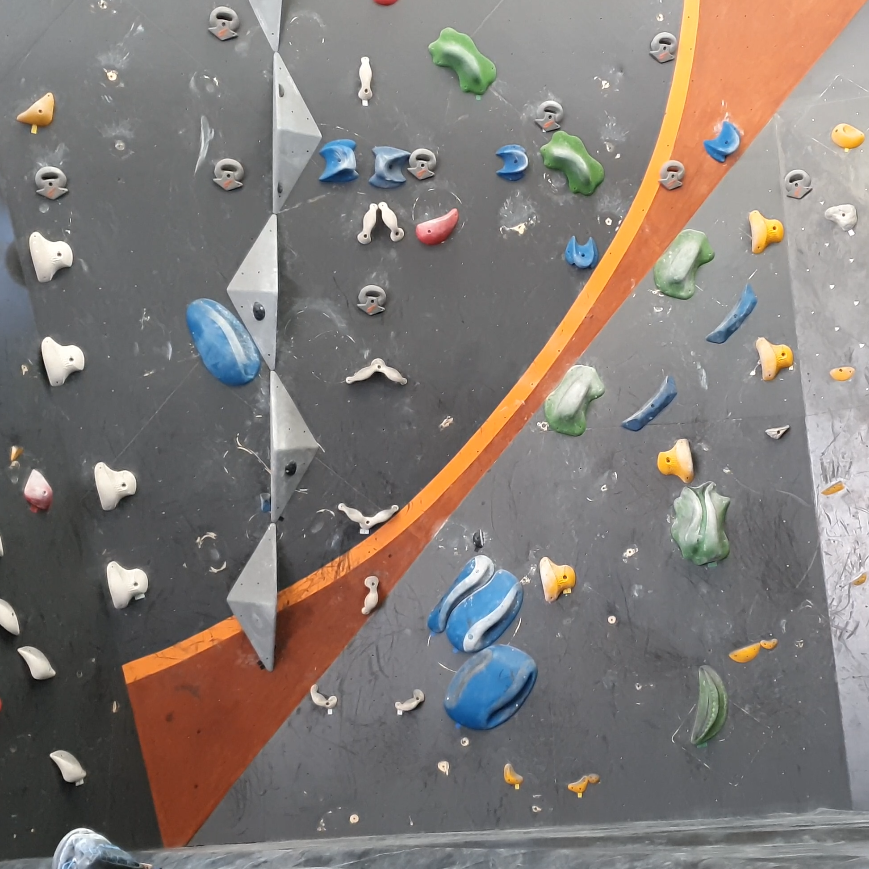
#> input picture parede.png, 869 x 869 px
$ python parede.py
#> lines starting #> are read from the running program, lines starting #| are printed output that depends on the picture; after the words box and inside, x2 and y2 are one past the last pixel; in counts of white or black regions, pixels touching at a corner belong together
import cv2
import numpy as np


def show_image(window_name, image):
    cv2.imshow(window_name, image)
    cv2.waitKey(5000)


# Load the image
image_path = 'parede.png'
image = cv2.imread(image_path)
#> image is the input picture: shape (869, 869, 3); mean B, G, R 118.3, 122.2, 128.7
# image = cv2.resize(image, (224, 224))
show_image("Original Image", image)

# Convert the image to the HSV color space
hsv = cv2.cvtColor(image, cv2.COLOR_BGR2HSV)
#> hsv: shape (869, 869, 3); mean H, S, V 69.5, 29.2, 133.3
show_image("HSV Image", hsv)

# Define the color range for the holds
lower_color = np.array([16, 15, 84])
upper_color = np.array([107, 194, 247])

# Filter the image based on the color range
mask = cv2.inRange(hsv, lower_color, upper_color)
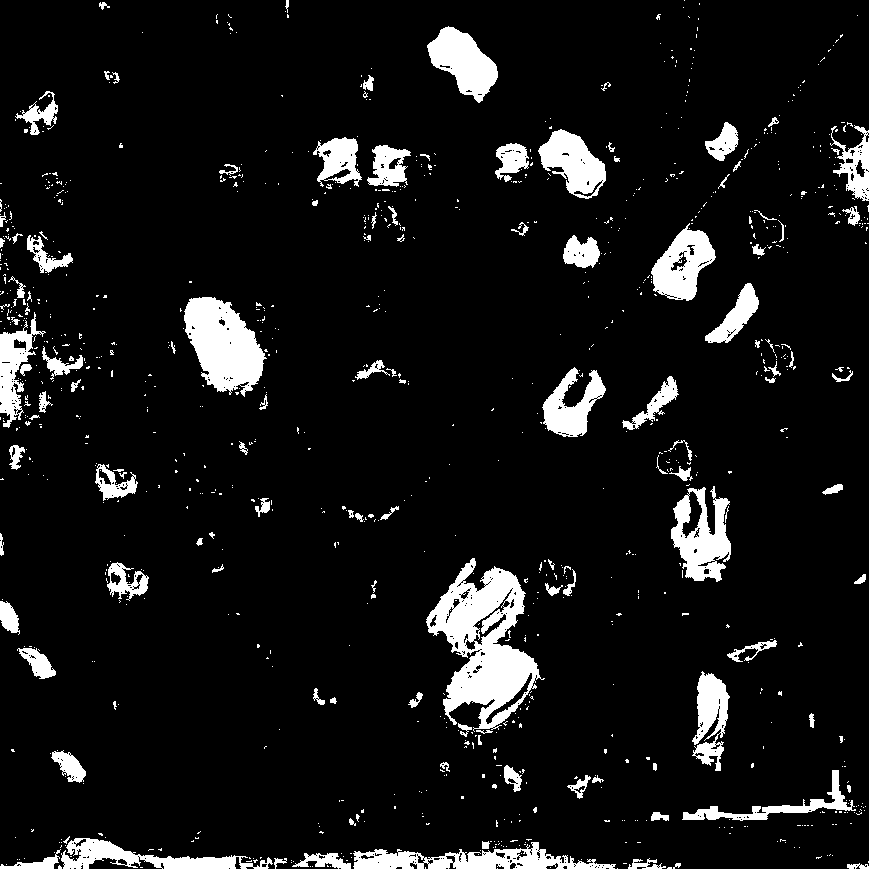
#> mask: shape (869, 869); 8.4% white; 1006 white regions (882 under 20 px)
show_image("Color Mask", mask)

# Apply a Gaussian blur to reduce noise
blurred = cv2.GaussianBlur(mask, (5, 5), 0)
show_image("Blurred Image", blurred)

# Apply morphological transformations
kernel = np.ones((3, 3), np.uint8)
opened = cv2.morphologyEx(blurred, cv2.MORPH_OPEN, kernel)
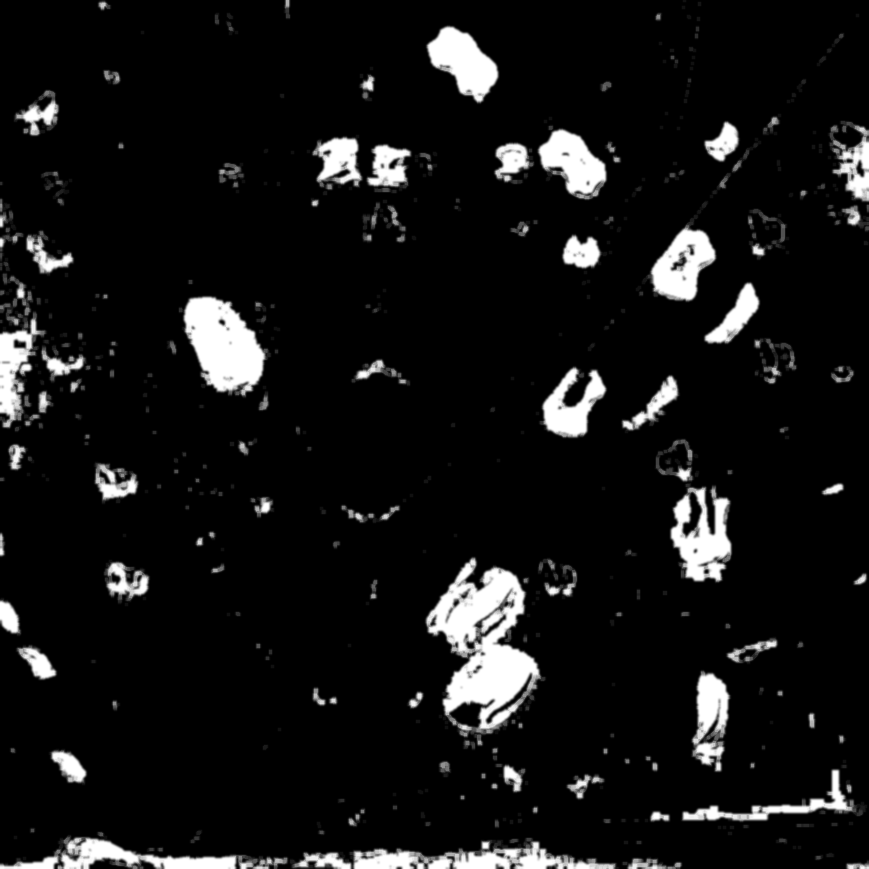
#> opened: shape (869, 869); min 0, max 255, mean 20.6
show_image("Opened Image", opened)

closed = cv2.morphologyEx(opened, cv2.MORPH_CLOSE, kernel)
show_image("Closed Image", closed)

# Find contours in the binary image
contours, _ = cv2.findContours(
    closed, cv2.RETR_EXTERNAL, cv2.CHAIN_APPROX_SIMPLE)
#> contours = 242 contours, 44 with area under 20; largest, box (x1, y1, x2, y2) and area: (424, 556, 547, 751) 13938, (0, 831, 620, 869) 10716, (0, 197, 92, 433) 8632, (178, 295, 279, 412) 6397, (654, 438, 733, 584) 6286

# Filter contours based on their size
min_area = 25  # Adjust this value based on the minimum size of the holds
filtered_contours = [c for c in contours if cv2.contourArea(c) > min_area]
#> filtered_contours = 165 contours; largest, box (x1, y1, x2, y2) and area: (424, 556, 547, 751) 13938, (0, 831, 620, 869) 10716, (0, 197, 92, 433) 8632, (178, 295, 279, 412) 6397, (654, 438, 733, 584) 6286

# Draw detected contours on the original image
for contour in filtered_contours:
    x, y, w, h = cv2.boundingRect(contour)
    cv2.rectangle(image, (x, y), (x + w, y + h), (0, 255, 0), 2)
#> this loop made 165 passes
#> (x, y, w, h) on passes 1 to 3: (845, 859, 24, 10), (621, 856, 62, 13), (814, 852, 21, 9)
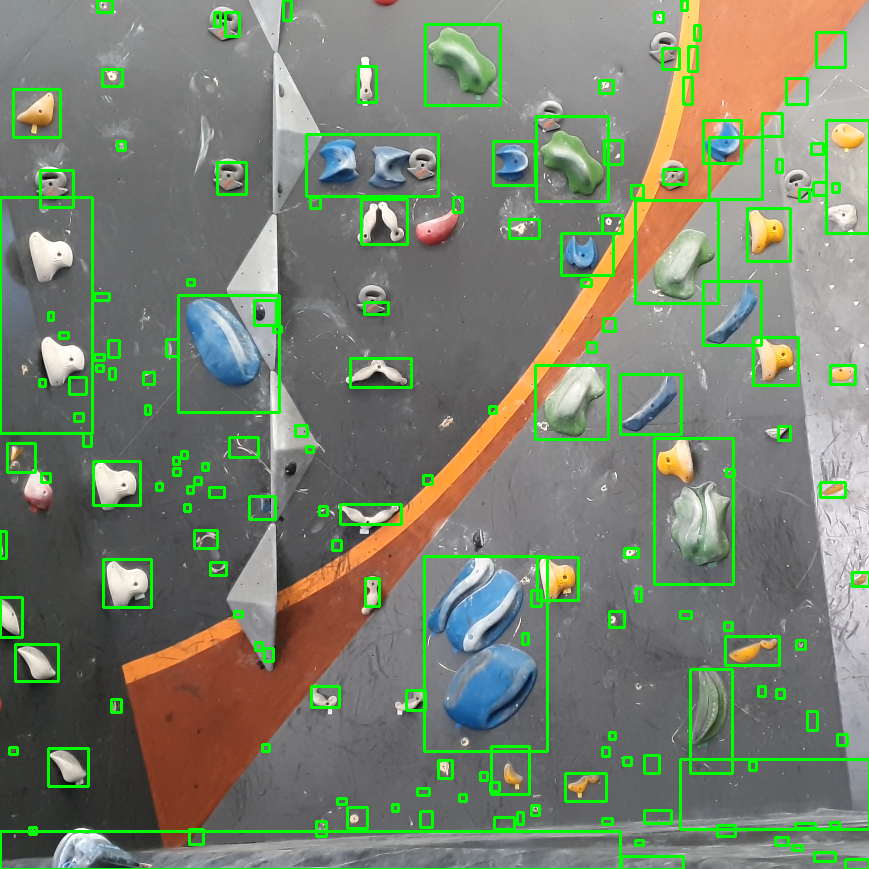
#> image: shape (869, 869, 3); 6.19% of pixels changed, all inside (x1, y1, x2, y2) = (0, 0, 869, 869)

# Save the detected holds image
cv2.imwrite('detected_holds.png', image)

show_image('Detected Holds', image)
cv2.destroyAllWindows()
